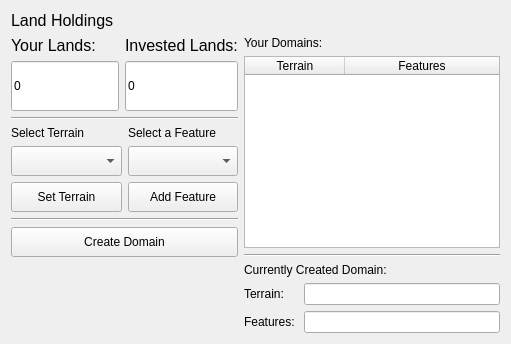
             <widget class="QWidget" name="page_7">
              <layout class="QVBoxLayout" name="verticalLayout_15">
               <item>
                <widget class="QLabel" name="label_9">
                 <property name="font">
                  <font>
                   <pointsize>12</pointsize>
                  </font>
                 </property>
                 <property name="text">
                  <string>Land Holdings</string>
                 </property>
                </widget>
               </item>
               <item>
                <layout class="QHBoxLayout" name="horizontalLayout_8">
                 <item>
                  <layout class="QVBoxLayout" name="verticalLayout_17">
                   <item>
                    <layout class="QGridLayout" name="gridLayout_4">
                     <item row="1" column="0">
                      <widget class="QLineEdit" name="step4LandsLine">
                       <property name="sizePolicy">
                        <sizepolicy hsizetype="Minimum" vsizetype="Fixed">
                         <horstretch>0</horstretch>
                         <verstretch>0</verstretch>
                        </sizepolicy>
                       </property>
                       <property name="minimumSize">
                        <size>
                         <width>0</width>
                         <height>50</height>
                        </size>
                       </property>
                       <property name="text">
                        <string>0</string>
                       </property>
                       <property name="readOnly">
                        <bool>true</bool>
                       </property>
                      </widget>
                     </item>
                     <item row="0" column="0">
                      <widget class="QLabel" name="label_15">
                       <property name="font">
                        <font>
                         <pointsize>12</pointsize>
                        </font>
                       </property>
                       <property name="text">
                        <string>Your Lands:</string>
                       </property>
                      </widget>
                     </item>
                     <item row="0" column="1">
                      <widget class="QLabel" name="label_17">
                       <property name="font">
                        <font>
                         <pointsize>12</pointsize>
                        </font>
                       </property>
                       <property name="text">
                        <string>Invested Lands:</string>
                       </property>
                      </widget>
                     </item>
                     <item row="1" column="1">
                      <widget class="QLineEdit" name="step4InvLandsLine">
                       <property name="sizePolicy">
                        <sizepolicy hsizetype="Minimum" vsizetype="Fixed">
                         <horstretch>0</horstretch>
                         <verstretch>0</verstretch>
                        </sizepolicy>
                       </property>
                       <property name="minimumSize">
                        <size>
                         <width>0</width>
                         <height>50</height>
                        </size>
                       </property>
                       <property name="text">
                        <string>0</string>
                       </property>
                       <property name="readOnly">
                        <bool>true</bool>
                       </property>
                      </widget>
                     </item>
                    </layout>
                   </item>
                   <item>
                    <widget class="Line" name="line_3">
                     <property name="orientation">
                      <enum>Qt::Horizontal</enum>
                     </property>
                    </widget>
                   </item>
                   <item>
                    <layout class="QGridLayout" name="gridLayout_5">
                     <item row="0" column="0">
                      <widget class="QLabel" name="label_18">
                       <property name="text">
                        <string>Select Terrain</string>
                       </property>
                      </widget>
                     </item>
                     <item row="2" column="0">
                      <widget class="QPushButton" name="step4SetTerrainButton">
                       <property name="minimumSize">
                        <size>
                         <width>0</width>
                         <height>30</height>
                        </size>
                       </property>
                       <property name="text">
                        <string>Set Terrain</string>
                       </property>
                      </widget>
                     </item>
                     <item row="1" column="0">
                      <widget class="QComboBox" name="step4TerrainComboBox">
                       <property name="minimumSize">
                        <size>
                         <width>0</width>
                         <height>30</height>
                        </size>
                       </property>
                      </widget>
                     </item>
                     <item row="0" column="1">
                      <widget class="QLabel" name="label_22">
                       <property name="text">
                        <string>Select a Feature</string>
                       </property>
                      </widget>
                     </item>
                     <item row="1" column="1">
                      <widget class="QComboBox" name="step4FeatureComboBox">
                       <property name="minimumSize">
                        <size>
                         <width>0</width>
                         <height>30</height>
                        </size>
                       </property>
                      </widget>
                     </item>
                     <item row="2" column="1">
                      <widget class="QPushButton" name="step4AddFeatureButton">
                       <property name="minimumSize">
                        <size>
                         <width>0</width>
                         <height>30</height>
                        </size>
                       </property>
                       <property name="text">
                        <string>Add Feature</string>
                       </property>
                      </widget>
                     </item>
                    </layout>
                   </item>
                   <item>
                    <widget class="Line" name="line_4">
                     <property name="orientation">
                      <enum>Qt::Horizontal</enum>
                     </property>
                    </widget>
                   </item>
                   <item>
                    <widget class="QPushButton" name="step4CreateDomainButton">
                     <property name="minimumSize">
                      <size>
                       <width>0</width>
                       <height>30</height>
                      </size>
                     </property>
                     <property name="text">
                      <string>Create Domain</string>
                     </property>
                    </widget>
                   </item>
                   <item>
                    <spacer name="verticalSpacer_4">
                     <property name="orientation">
                      <enum>Qt::Vertical</enum>
                     </property>
                     <property name="sizeHint" stdset="0">
                      <size>
                       <width>20</width>
                       <height>40</height>
                      </size>
                     </property>
                    </spacer>
                   </item>
                  </layout>
                 </item>
                 <item>
                  <layout class="QVBoxLayout" name="verticalLayout_16">
                   <item>
                    <widget class="QLabel" name="label_16">
                     <property name="text">
                      <string>Your Domains:</string>
                     </property>
                    </widget>
                   </item>
                   <item>
                    <widget class="QTableWidget" name="step4DomainsTable">
                     <property name="editTriggers">
                      <set>QAbstractItemView::NoEditTriggers</set>
                     </property>
                     <attribute name="horizontalHeaderStretchLastSection">
                      <bool>true</bool>
                     </attribute>
                     <column>
                      <property name="text">
                       <string>Terrain</string>
                      </property>
                     </column>
                     <column>
                      <property name="text">
                       <string>Features</string>
                      </property>
                     </column>
                    </widget>
                   </item>
                   <item>
                    <widget class="Line" name="line_5">
                     <property name="orientation">
                      <enum>Qt::Horizontal</enum>
                     </property>
                    </widget>
                   </item>
                   <item>
                    <widget class="QLabel" name="label_23">
                     <property name="text">
                      <string>Currently Created Domain:</string>
                     </property>
                    </widget>
                   </item>
                   <item>
                    <layout class="QFormLayout" name="formLayout">
                     <item row="1" column="1">
                      <widget class="QLineEdit" name="step4FeaturesLine">
                       <property name="readOnly">
                        <bool>true</bool>
                       </property>
                      </widget>
                     </item>
                     <item row="0" column="1">
                      <widget class="QLineEdit" name="step4TerrainLine">
                       <property name="readOnly">
                        <bool>true</bool>
                       </property>
                      </widget>
                     </item>
                     <item row="0" column="0">
                      <widget class="QLabel" name="label_25">
                       <property name="text">
                        <string>Terrain: </string>
                       </property>
                      </widget>
                     </item>
                     <item row="1" column="0">
                      <widget class="QLabel" name="label_26">
                       <property name="text">
                        <string>Features: </string>
                       </property>
                      </widget>
                     </item>
                    </layout>
                   </item>
                  </layout>
                 </item>
                </layout>
               </item>
              </layout>
             </widget>
